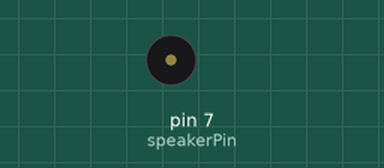
Bench run of a sketch on a simulated Arduino Uno, built with avr-gcc and run on an emulated ATmega328P. On the bench: buzzer (waves = sounding).

Above: at 1.4 s.
At 2.72 s:
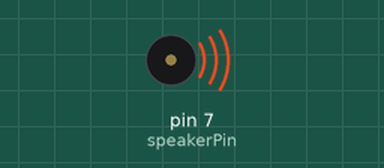
Timing chart, 0 to 3.0 s (numbered marks = the images above):
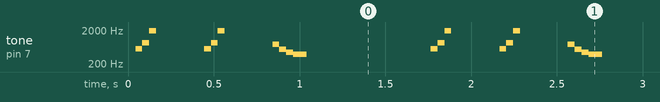

Measured:
- by itself, tone on pin 7 (speakerPin): plays 571 Hz for 0.04 s, 846 Hz for 0.04 s, 1880 Hz for 0.04 s, 571 Hz for 0.04 s, 846 Hz for 0.04 s, 1880 Hz for 0.04 s … (757 notes in this stretch)

The sketch:

boom_boom_clap.ino
```cpp
int speakerPin = 7;

//int delayMicros = 100000;
int del = 100;

void setup() {
  // set up all these pins as output
  pinMode(speakerPin, OUTPUT);
}


void loop() {
  // turn them all off
  for (int i = 1000; i > 100; i -= 10) {
    digitalWrite(speakerPin, HIGH);
    delayMicroseconds(i);
    digitalWrite(speakerPin, LOW);
    delayMicroseconds(i);


  }
  delay(300);
  for (int i = 1000; i > 100; i -= 10) {
    digitalWrite(speakerPin, HIGH);
    delayMicroseconds(i);
    digitalWrite(speakerPin, LOW);
    delayMicroseconds(i);
  }
  delay(300);
  for (int i = 500; i < 1400; i += 10) {
    digitalWrite(speakerPin, HIGH);
    delayMicroseconds(i);
    digitalWrite(speakerPin, LOW);
    delayMicroseconds(i);
  }
 delay(750);
 del -=5;
}
```
